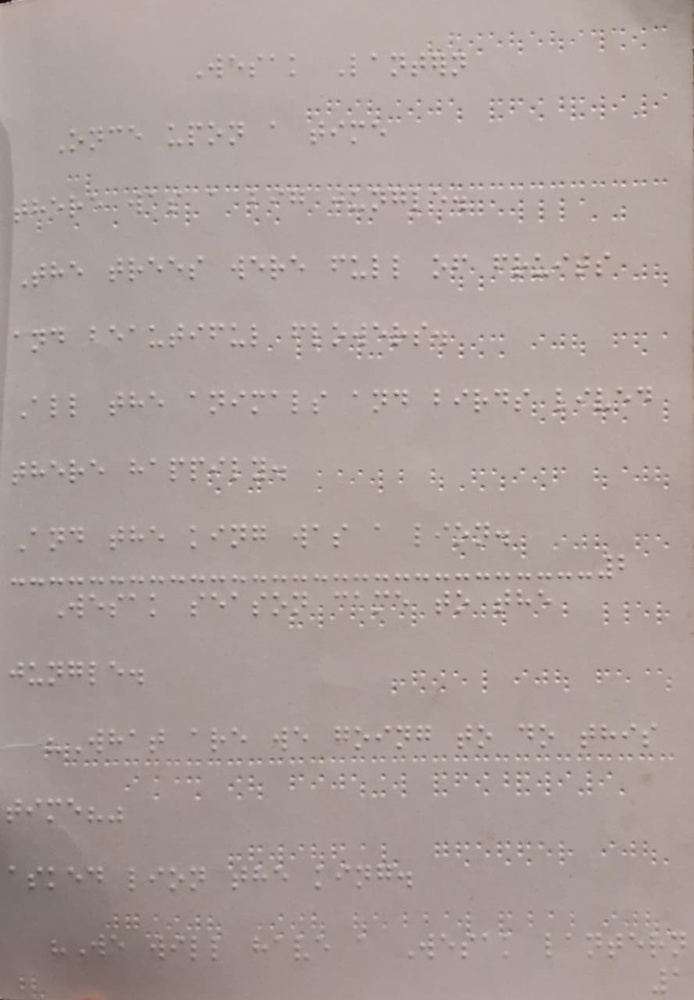
#> input picture test-img.jpeg, 694 x 1000 px, shrunk from 888 x 1280 before the run; its folder holds only this picture in this run
$ python -i preprocess.py   (imports and definitions only)
#> lines starting #> are read from the running program, lines starting #| are printed output that depends on the picture; after the words box and inside, x2 and y2 are one past the last pixel; in counts of white or black regions, pixels touching at a corner belong together
#> further down, picture is the input picture: shape (1000, 694, 3); mean B, G, R 154.3, 158.3, 172.1
"""Stage 4a step 0 - image preprocessing before the cell detector.

The cell detector's own training augmentation (cell_detect/configs/cells.yaml)
bakes in tolerance for *some* amount of real-world capture variation --
hsv_v=0.40 exposure jitter ("scanner vs phone vs glasses camera"),
degrees=3.0 page tilt, perspective=0.0005 -- but that tolerance only covers
the range the augmentation swept, and nothing at inference time corrects an
image that falls outside it. A phone photo taken in uneven room lighting, or
at a real handheld angle, can exceed that range.

Two corrective steps are available, both wired into CellDetector.detect_boxes
but **off by default**:

    apply_clahe   Local contrast normalization. Purely photometric (doesn't
                  touch image geometry, so box coordinates need no
                  remapping) -- but measured on a real handheld phone photo
                  of an open Braille book (test-img3.jpeg, raking side-light
                  casting shadows off the raised dots), it made detection
                  markedly WORSE, monotonically with clip_limit: 183 boxes
                  at baseline down to 65/34/16/7/5 at clip_limit
                  1.0/1.5/2.0/2.5/3.0. Best guess why: the detector's HSV
                  training jitter (cells.yaml's hsv_v=0.40) varies overall
                  exposure, which is a global, roughly linear shift CLAHE
                  does NOT reproduce -- CLAHE instead locally re-stretches
                  contrast per tile, which can flatten or invert exactly the
                  raised-dot / shadow contrast pattern the model's conv
                  filters learned to key on, especially under directional
                  (non-uniform) lighting. Left in as an opt-in tool and NOT
                  removed, because a milder setting or a different capture
                  condition (flat, evenly-lit scan) may still benefit -- but
                  do not flip this default on without measuring it first,
                  the way this one measurement already contradicted the
                  original hypothesis.

    deskew_page   Best-effort perspective correction: finds the page's own
                  quadrilateral outline and warps it flat before detection.
                  Detected boxes are then mapped back through the inverse
                  transform (remap_boxes) so callers still get boxes in the
                  *original* image's coordinate frame -- recognize_page()
                  crops classifier input from the original image, not the
                  warped one, so this remapping is required for correctness,
                  not an optional nicety. Untested end-to-end (on
                  test-img3.jpeg it correctly found no confident quad --
                  it's an open two-page spread against a cluttered
                  background -- and safely no-op'd rather than guessing).
                  Depends on the page forming one clear, confidently-
                  detectable quadrilateral against a distinguishable
                  background, which a real open-book photo often will not
                  give it. Same "off until validated on real photos" posture
                  as spine_boost in detect_cells.py -- flip the default once
                  it's been checked against a real phone-photo set, ideally
                  the Gold Dataset the way spine_boost and drop_ruler_lines
                  were (see reports/eval/gold_cell_detector_finetune.md).
"""

from __future__ import annotations

import cv2
import numpy as np


# [40 lines left out: functions apply_clahe, _order_corners, not called in this run]


def find_page_quad(image: np.ndarray, min_area_frac: float = 0.25) -> np.ndarray | None:
    """Best-effort page-boundary quadrilateral, or None if not confidently found.

    Accepts either a 2-D grayscale array or a 3-D BGR array (see apply_clahe).

    Looks for the largest convex 4-point contour after edge detection.
    Requires it to cover at least min_area_frac of the frame so a random
    rectangular object in the background (a book spine highlight, a table
    edge, another book) can't be mistaken for the page -- returns None
    rather than guessing when nothing qualifies, so the caller can fall back
    to the original image untouched instead of warping it on a bad guess.
    """
#> called with min_area_frac = 0.25
    h, w = image.shape[:2]
#> h = 1000; w = 694
    gray = image if image.ndim == 2 else cv2.cvtColor(image, cv2.COLOR_BGR2GRAY)
    blurred = cv2.GaussianBlur(gray, (5, 5), 0)
    edges = cv2.Canny(blurred, 50, 150)
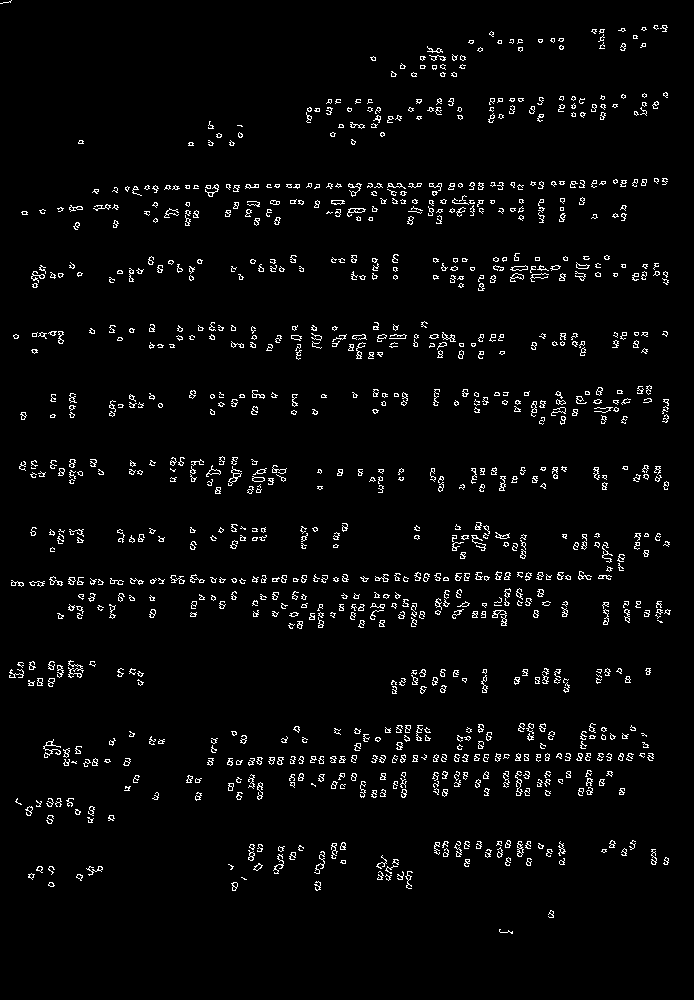
#> edges: shape (1000, 694); 3.1% white in thin lines or dots
    edges = cv2.dilate(edges, np.ones((5, 5), np.uint8), iterations=1)
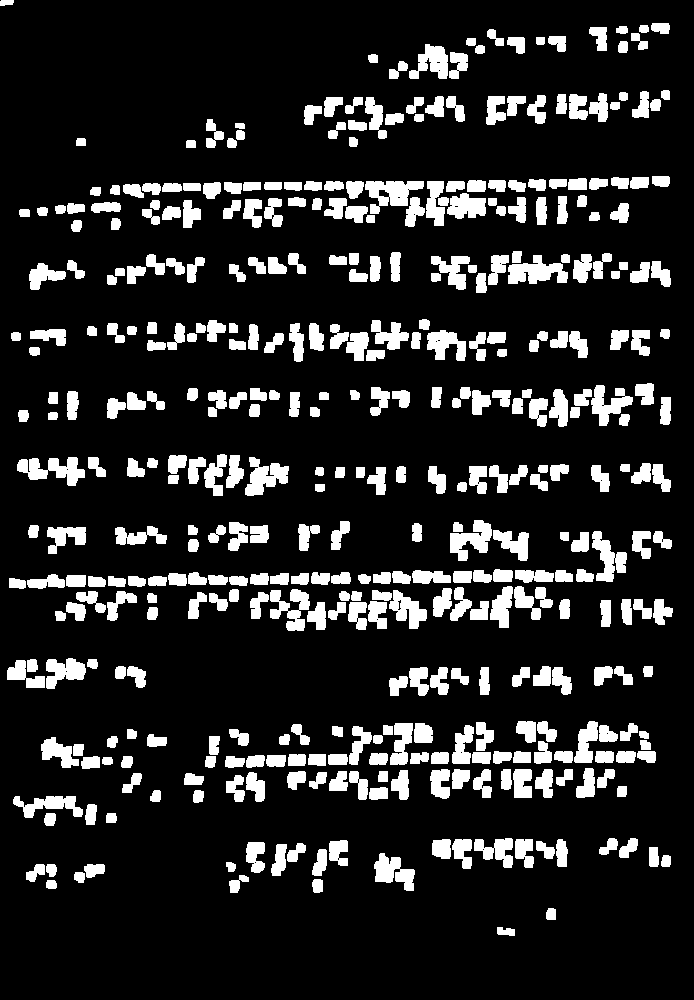
#> edges: shape (1000, 694); 14.8% white; 422 white regions

    contours, _ = cv2.findContours(edges, cv2.RETR_LIST, cv2.CHAIN_APPROX_SIMPLE)
#> contours = 464 contours, 40 with area under 20; largest, box (x1, y1, x2, y2) and area: (365, 181, 424, 214) 1014, (508, 255, 568, 284) 932, (17, 457, 85, 486) 926, (245, 457, 289, 496) 842, (450, 520, 492, 561) 834
    if not contours:
        return None

    frame_area = float(h * w)
#> frame_area = 694000
    best = None
    best_area = 0.0
    for c in contours:
        peri = cv2.arcLength(c, True)
        approx = cv2.approxPolyDP(c, 0.02 * peri, True)
        if len(approx) != 4 or not cv2.isContourConvex(approx):
            continue
        area = cv2.contourArea(approx)
        if area / frame_area < min_area_frac:
            continue
        if area > best_area:
            best_area = area
            best = approx.reshape(4, 2).astype(np.float32)
#> this loop made 464 passes
#> peri on passes 1 to 3: 51.07, 37.66, 33.07
#> after the loop, best_area = 0
    return best


def deskew_page(
    image: np.ndarray, min_area_frac: float = 0.25
) -> tuple[np.ndarray, np.ndarray | None]:
    """Warp the page flat if a confident quadrilateral outline is found.

    Accepts either a 2-D grayscale array or a 3-D BGR array (see
    apply_clahe) -- cv2.warpPerspective handles both identically.

    Returns (processed_image, inverse_matrix). inverse_matrix is None when
    no quad was found -- processed_image is then just the input, unchanged
    -- which callers use to know whether detected box/point coordinates
    need mapping back through remap_boxes(). When a quad IS found,
    processed_image is a new, differently-sized image (the straightened
    page), so anything measured on it is only valid in ITS coordinate frame
    until remapped.
    """
    quad = find_page_quad(image, min_area_frac=min_area_frac)
    if quad is None:
        return image, None

    top_left, top_right, bottom_right, bottom_left = _order_corners(quad)
    width_top = np.linalg.norm(top_right - top_left)
    width_bottom = np.linalg.norm(bottom_right - bottom_left)
    height_left = np.linalg.norm(bottom_left - top_left)
    height_right = np.linalg.norm(bottom_right - top_right)
    out_w = int(max(width_top, width_bottom))
    out_h = int(max(height_left, height_right))
    if out_w < 2 or out_h < 2:
        return image, None

    src = np.array([top_left, top_right, bottom_right, bottom_left], dtype=np.float32)
    dst = np.array(
        [[0, 0], [out_w - 1, 0], [out_w - 1, out_h - 1], [0, out_h - 1]], dtype=np.float32
    )
    matrix = cv2.getPerspectiveTransform(src, dst)
    warped = cv2.warpPerspective(image, matrix, (out_w, out_h))
    inverse = np.linalg.inv(matrix)
    return warped, inverse


# [29 lines left out: function remap_boxes, not called in this run]

>>> import cv2
>>> picture = cv2.imread('../test-img.jpeg')
>>> result = deskew_page(picture)
